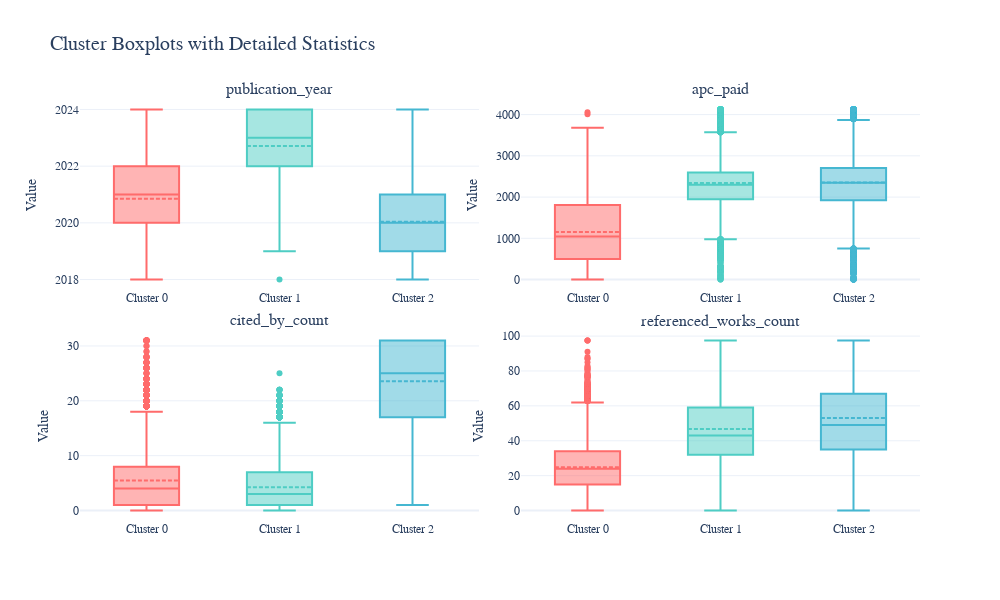

The notebook cell this image was saved under:
### Code cell
interactive_boxplot = create_interactive_boxplot(df, target_columns)
interactive_boxplot.show()

### Figure 1 — Plotly figure (JSON) as saved in the notebook; plotly's stock layout.template omitted (floating-point values rounded to 4 significant figures; data arrays with more than 128 entries replaced by an {"elided": "..."} marker saying what was removed)
{"data": [{"boxmean": true, "boxpoints": "outliers", "hovertemplate": "<b>Cluster %{data.name}</b><br>Value: %{y}<br>Outliers: %{text}", "line": {"width": 2}, "marker": {"color": "#FF6B6B"}, "name": "Cluster 0", "text": [], "type": "box", "xaxis": "x", "y": {"elided": "12457 int values"}, "yaxis": "y"}, {"boxmean": true, "boxpoints": "outliers", "hovertemplate": "<b>Cluster %{data.name}</b><br>Value: %{y}<br>Outliers: %{text}", "line": {"width": 2}, "marker": {"color": "#4ECDC4"}, "name": "Cluster 1", "text": ["Outlier: 2019", "Outlier: 2019", "Outlier: 2019", "Outlier: 2019", "Outlier: 2019", "Outlier: 2019", "Outlier: 2019", "Outlier: 2019", "Outlier: 2019", "Outlier: 2019", "Outlier: 2019", "Outlier: 2019", "Outlier: 2019", "Outlier: 2019", "Outlier: 2019", "Outlier: 2019", "Outlier: 2019", "Outlier: 2019", "Outlier: 2018", "Outlier: 2019", "Outlier: 2019", "Outlier: 2019", "Outlier: 2019", "Outlier: 2019"], "type": "box", "xaxis": "x", "y": {"elided": "19320 int values"}, "yaxis": "y"}, {"boxmean": true, "boxpoints": "outliers", "hovertemplate": "<b>Cluster %{data.name}</b><br>Value: %{y}<br>Outliers: %{text}", "line": {"width": 2}, "marker": {"color": "#45B7D1"}, "name": "Cluster 2", "text": [], "type": "box", "xaxis": "x", "y": {"elided": "10577 int values"}, "yaxis": "y"}, {"boxmean": true, "boxpoints": "outliers", "hovertemplate": "<b>Cluster %{data.name}</b><br>Value: %{y}<br>Outliers: %{text}", "line": {"width": 2}, "marker": {"color": "#FF6B6B"}, "name": "Cluster 0", "text": ["Outlier: 3490.0", "Outlier: 3618.0", "Outlier: 3679.0", "Outlier: 3490.0", "Outlier: 3615.0", "Outlier: 3615.0", "Outlier: 4010.0", "Outlier: 3630.0", "Outlier: 3615.0", "Outlier: 4060.0", "Outlier: 3575.0", "Outlier: 3618.0"], "type": "box", "xaxis": "x2", "y": {"elided": "12457 int values"}, "yaxis": "y2"}, {"boxmean": true, "boxpoints": "outliers", "hovertemplate": "<b>Cluster %{data.name}</b><br>Value: %{y}<br>Outliers: %{text}", "line": {"width": 2}, "marker": {"color": "#4ECDC4"}, "name": "Cluster 1", "text": ["Outlier: 0.0", "Outlier: 100.0", "Outlier: 200.0", "Outlier: 40.0", "Outlier: 242.0", "Outlier: 200.0", "Outlier: 301.0", "Outlier: 300.0", "Outlier: 300.0", "Outlier: 175.0", "Outlier: 250.0", "Outlier: 200.0", "Outlier: 40.0", "Outlier: 200.0", "Outlier: 40.0", "Outlier: 300.0", "Outlier: 0.0", "Outlier: 300.0", "Outlier: 98.0", "Outlier: 161.0", "Outlier: 250.0", "Outlier: 100.0", "Outlier: 237.0", "Outlier: 161.0", "Outlier: 300.0", "Outlier: 40.0", "Outlier: 65.0", "Outlier: 7.0", "Outlier: 300.0", "Outlier: 98.0", "Outlier: 150.0"], "type": "box", "xaxis": "x2", "y": {"elided": "19320 int values"}, "yaxis": "y2"}, {"boxmean": true, "boxpoints": "outliers", "hovertemplate": "<b>Cluster %{data.name}</b><br>Value: %{y}<br>Outliers: %{text}", "line": {"width": 2}, "marker": {"color": "#45B7D1"}, "name": "Cluster 2", "text": ["Outlier: 32.0", "Outlier: 32.0", "Outlier: 0.0", "Outlier: 0.0", "Outlier: 0.0", "Outlier: 0.0", "Outlier: 0.0", "Outlier: 0.0", "Outlier: 0.0", "Outlier: 0.0", "Outlier: 23.0"], "type": "box", "xaxis": "x2", "y": {"elided": "10577 int values"}, "yaxis": "y2"}, {"boxmean": true, "boxpoints": "outliers", "hovertemplate": "<b>Cluster %{data.name}</b><br>Value: %{y}<br>Outliers: %{text}", "line": {"width": 2}, "marker": {"color": "#FF6B6B"}, "name": "Cluster 0", "text": {"elided": "161 str values"}, "type": "box", "xaxis": "x3", "y": {"elided": "12457 int values"}, "yaxis": "y3"}, {"boxmean": true, "boxpoints": "outliers", "hovertemplate": "<b>Cluster %{data.name}</b><br>Value: %{y}<br>Outliers: %{text}", "line": {"width": 2}, "marker": {"color": "#4ECDC4"}, "name": "Cluster 1", "text": {"elided": "188 str values"}, "type": "box", "xaxis": "x3", "y": {"elided": "19320 int values"}, "yaxis": "y3"}, {"boxmean": true, "boxpoints": "outliers", "hovertemplate": "<b>Cluster %{data.name}</b><br>Value: %{y}<br>Outliers: %{text}", "line": {"width": 2}, "marker": {"color": "#45B7D1"}, "name": "Cluster 2", "text": ["Outlier: 1.0"], "type": "box", "xaxis": "x3", "y": {"elided": "10577 int values"}, "yaxis": "y3"}, {"boxmean": true, "boxpoints": "outliers", "hovertemplate": "<b>Cluster %{data.name}</b><br>Value: %{y}<br>Outliers: %{text}", "line": {"width": 2}, "marker": {"color": "#FF6B6B"}, "name": "Cluster 0", "text": ["Outlier: 70.0", "Outlier: 69.0", "Outlier: 74.0", "Outlier: 73.0", "Outlier: 71.0", "Outlier: 70.0", "Outlier: 81.0", "Outlier: 76.0", "Outlier: 68.0", "Outlier: 73.0", "Outlier: 91.0", "Outlier: 81.0", "Outlier: 68.0", "Outlier: 70.0", "Outlier: 76.0", "Outlier: 68.0", "Outlier: 77.0", "Outlier: 72.0", "Outlier: 77.0", "Outlier: 87.0", "Outlier: 72.0", "Outlier: 72.0", "Outlier: 77.0", "Outlier: 80.0", "Outlier: 70.0", "Outlier: 97.5", "Outlier: 85.0", "Outlier: 79.0", "Outlier: 97.5", "Outlier: 69.0", "Outlier: 68.0", "Outlier: 78.0", "Outlier: 72.0", "Outlier: 70.0", "Outlier: 68.0", "Outlier: 69.0", "Outlier: 83.0", "Outlier: 70.0", "Outlier: 68.0", "Outlier: 68.0", "Outlier: 87.0", "Outlier: 69.0", "Outlier: 78.0", "Outlier: 72.0", "Outlier: 70.0", "Outlier: 74.0", "Outlier: 77.0", "Outlier: 71.0", "Outlier: 69.0", "Outlier: 97.5", "Outlier: 71.0", "Outlier: 88.0", "Outlier: 73.0", "Outlier: 70.0", "Outlier: 82.0", "Outlier: 69.0", "Outlier: 70.0", "Outlier: 73.0", "Outlier: 69.0", "Outlier: 82.0", "Outlier: 73.0", "Outlier: 69.0", "Outlier: 72.0", "Outlier: 75.0", "Outlier: 70.0", "Outlier: 77.0", "Outlier: 78.0", "Outlier: 71.0"], "type": "box", "xaxis": "x4", "y": {"elided": "12457 float values"}, "yaxis": "y4"}, {"boxmean": true, "boxpoints": "outliers", "hovertemplate": "<b>Cluster %{data.name}</b><br>Value: %{y}<br>Outliers: %{text}", "line": {"width": 2}, "marker": {"color": "#4ECDC4"}, "name": "Cluster 1", "text": [], "type": "box", "xaxis": "x4", "y": {"elided": "19320 float values"}, "yaxis": "y4"}, {"boxmean": true, "boxpoints": "outliers", "hovertemplate": "<b>Cluster %{data.name}</b><br>Value: %{y}<br>Outliers: %{text}", "line": {"width": 2}, "marker": {"color": "#45B7D1"}, "name": "Cluster 2", "text": [], "type": "box", "xaxis": "x4", "y": {"elided": "10577 float values"}, "yaxis": "y4"}], "layout": {"annotations": [{"font": {"size": 16}, "showarrow": false, "text": "publication_year", "x": 0.2375, "xanchor": "center", "xref": "paper", "y": 1, "yanchor": "bottom", "yref": "paper"}, {"font": {"size": 16}, "showarrow": false, "text": "apc_paid", "x": 0.7625, "xanchor": "center", "xref": "paper", "y": 1, "yanchor": "bottom", "yref": "paper"}, {"font": {"size": 16}, "showarrow": false, "text": "cited_by_count", "x": 0.2375, "xanchor": "center", "xref": "paper", "y": 0.45, "yanchor": "bottom", "yref": "paper"}, {"font": {"size": 16}, "showarrow": false, "text": "referenced_works_count", "x": 0.7625, "xanchor": "center", "xref": "paper", "y": 0.45, "yanchor": "bottom", "yref": "paper"}], "font": {"family": "Arial", "size": 12}, "height": 600, "showlegend": false, "title": {"font": {"size": 20}, "text": "Cluster Boxplots with Detailed Statistics"}, "width": 1000, "xaxis": {"anchor": "y", "domain": [0, 0.475]}, "xaxis2": {"anchor": "y2", "domain": [0.525, 1]}, "xaxis3": {"anchor": "y3", "domain": [0, 0.475]}, "xaxis4": {"anchor": "y4", "domain": [0.525, 1]}, "yaxis": {"anchor": "x", "domain": [0.55, 1], "title": {"text": "Value"}}, "yaxis2": {"anchor": "x2", "domain": [0.55, 1], "title": {"text": "Value"}}, "yaxis3": {"anchor": "x3", "domain": [0, 0.45], "title": {"text": "Value"}}, "yaxis4": {"anchor": "x4", "domain": [0, 0.45], "title": {"text": "Value"}}}}
